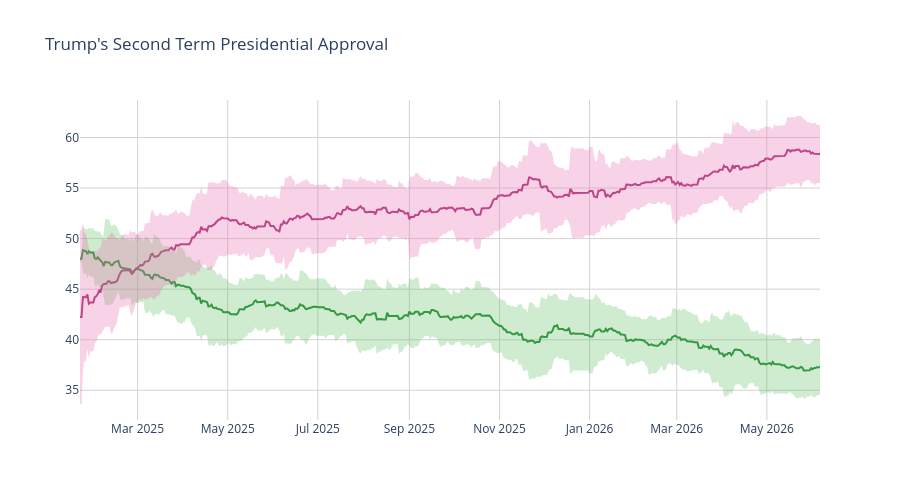

Notebook code for this chart:
### Code cell
disappr_ci_hex = "#e86eaf"
appr_ci_hex = "#60be65"
disappr_ci_rgba = "rgba(232, 110, 175, 0.3)"
appr_ci_rgba = "rgba(96, 190, 101, 0.3)"
grid_col = "#d4d2d2"


# Approve
fig = go.Figure(go.Scatter(
    x=pres['end_date'],
    y=pres['approve'],
    hovertemplate="%{y:.2f}%",
    name="<b>Approve</b>",
    line=dict(color="#228833"),
    showlegend=False
))

# Disapprove
fig.add_trace(go.Scatter(
    x=pres['end_date'],
    y=pres['disapprove'],
    hovertemplate="%{y:.2f}%",
    name="<b>Disapprove</b>",
    line=dict(color="#aa3377"),
    showlegend=False
    )
)

# Approve CI
fig.add_traces([

    # Upper bound
    go.Scatter(
        x=pres['end_date'],
        y=pres['approve_upper_ci'],
        marker=dict(color=appr_ci_hex),
        line=dict(width=0),
        mode='lines',
        showlegend=False,
        hoverinfo="skip"
    ),

    # Lower bound
    go.Scatter(
        x=pres['end_date'],
        y=pres['approve_lower_ci'],
        marker=dict(color=appr_ci_hex),
        line=dict(width=0),
        mode='lines',
        fillcolor=appr_ci_rgba,
        fill="tonexty",
        showlegend=False,
        hoverinfo="skip"
    )
])

# Disapprove CI
fig.add_traces([

    # Upper bound
    go.Scatter(
        x=pres['end_date'],
        y=pres['disapprove_upper_ci'],
        marker=dict(color=disappr_ci_hex),
        line=dict(width=0),
        mode='lines',
        showlegend=False,
        hoverinfo="skip"
    ),

    # Lower bound
    go.Scatter(
        x=pres['end_date'],
        y=pres['disapprove_lower_ci'],
        marker=dict(color=disappr_ci_hex),
        line=dict(width=0),
        mode='lines',
        fillcolor=disappr_ci_rgba,
        fill="tonexty",
        showlegend=False,
        hoverinfo="skip"
    )
])

fig.update_layout(
    title=dict(text="Trump's Second Term Presidential Approval"),
    hovermode="x"
)

fig.update_xaxes(gridcolor=grid_col)
fig.update_yaxes(gridcolor=grid_col)

fig.update_layout(hovermode="x", hoverlabel_align="right", plot_bgcolor="rgba(0, 0, 0, 0)", height=500)
fig.show()

### Figure 1 — Plotly figure (JSON) as saved in the notebook; plotly's stock layout.template omitted (floating-point values rounded to 4 significant figures; data arrays with more than 128 entries replaced by an {"elided": "..."} marker saying what was removed)
{"data": [{"hovertemplate": "%{y:.2f}%", "line": {"color": "#228833"}, "name": "<b>Approve</b>", "showlegend": false, "type": "scatter", "x": {"elided": "502 str values"}, "y": {"elided": "502 float values"}}, {"hovertemplate": "%{y:.2f}%", "line": {"color": "#aa3377"}, "name": "<b>Disapprove</b>", "showlegend": false, "type": "scatter", "x": {"elided": "502 str values"}, "y": {"elided": "502 float values"}}, {"hoverinfo": "skip", "line": {"width": 0}, "marker": {"color": "#60be65"}, "mode": "lines", "showlegend": false, "type": "scatter", "x": {"elided": "502 str values"}, "y": {"elided": "502 float values"}}, {"fill": "tonexty", "fillcolor": "rgba(96, 190, 101, 0.3)", "hoverinfo": "skip", "line": {"width": 0}, "marker": {"color": "#60be65"}, "mode": "lines", "showlegend": false, "type": "scatter", "x": {"elided": "502 str values"}, "y": {"elided": "502 float values"}}, {"hoverinfo": "skip", "line": {"width": 0}, "marker": {"color": "#e86eaf"}, "mode": "lines", "showlegend": false, "type": "scatter", "x": {"elided": "502 str values"}, "y": {"elided": "502 float values"}}, {"fill": "tonexty", "fillcolor": "rgba(232, 110, 175, 0.3)", "hoverinfo": "skip", "line": {"width": 0}, "marker": {"color": "#e86eaf"}, "mode": "lines", "showlegend": false, "type": "scatter", "x": {"elided": "502 str values"}, "y": {"elided": "502 float values"}}], "layout": {"height": 500, "hoverlabel": {"align": "right"}, "hovermode": "x", "plot_bgcolor": "rgba(0, 0, 0, 0)", "title": {"text": "Trump's Second Term Presidential Approval"}, "xaxis": {"gridcolor": "#d4d2d2"}, "yaxis": {"gridcolor": "#d4d2d2"}}}
